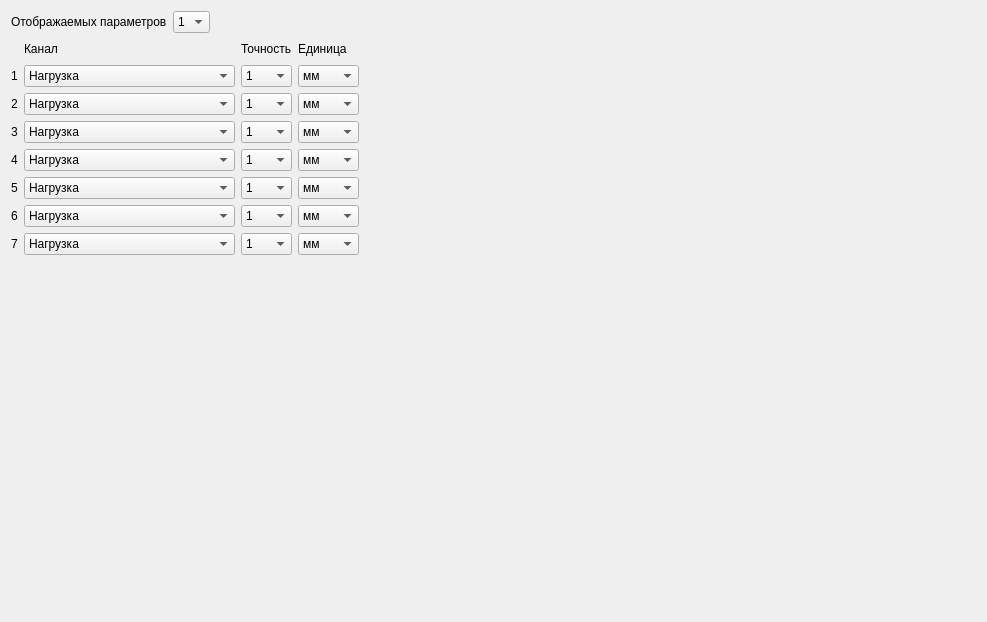
<?xml version="1.0" encoding="UTF-8"?>
<ui version="4.0">
 <class>PlanDisplayForm</class>
 <widget class="QWidget" name="PlanDisplayForm">
  <property name="geometry">
   <rect>
    <x>0</x>
    <y>0</y>
    <width>987</width>
    <height>622</height>
   </rect>
  </property>
  <property name="windowTitle">
   <string>Form</string>
  </property>
  <layout class="QVBoxLayout" name="verticalLayout">
   <item>
    <layout class="QGridLayout" name="gridLayout">
     <item row="0" column="1">
      <widget class="QComboBox" name="comboBox">
       <item>
        <property name="text">
         <string>1</string>
        </property>
       </item>
       <item>
        <property name="text">
         <string>2</string>
        </property>
       </item>
       <item>
        <property name="text">
         <string>3</string>
        </property>
       </item>
       <item>
        <property name="text">
         <string>4</string>
        </property>
       </item>
       <item>
        <property name="text">
         <string>5</string>
        </property>
       </item>
       <item>
        <property name="text">
         <string>6</string>
        </property>
       </item>
       <item>
        <property name="text">
         <string>7</string>
        </property>
       </item>
      </widget>
     </item>
     <item row="0" column="0">
      <widget class="QLabel" name="label">
       <property name="text">
        <string>Отображаемых параметров</string>
       </property>
      </widget>
     </item>
     <item row="0" column="2">
      <spacer name="horizontalSpacer">
       <property name="orientation">
        <enum>Qt::Horizontal</enum>
       </property>
       <property name="sizeHint" stdset="0">
        <size>
         <width>40</width>
         <height>20</height>
        </size>
       </property>
      </spacer>
     </item>
    </layout>
   </item>
   <item>
    <layout class="QGridLayout" name="gridLayout_2">
     <item row="3" column="2">
      <widget class="QComboBox" name="comboBox_5">
       <item>
        <property name="text">
         <string>1</string>
        </property>
       </item>
       <item>
        <property name="text">
         <string>2</string>
        </property>
       </item>
       <item>
        <property name="text">
         <string>3</string>
        </property>
       </item>
       <item>
        <property name="text">
         <string>4</string>
        </property>
       </item>
       <item>
        <property name="text">
         <string>5</string>
        </property>
       </item>
       <item>
        <property name="text">
         <string>6</string>
        </property>
       </item>
       <item>
        <property name="text">
         <string>7</string>
        </property>
       </item>
      </widget>
     </item>
     <item row="5" column="1">
      <widget class="QComboBox" name="comboBox_13">
       <item>
        <property name="text">
         <string>Нагрузка</string>
        </property>
       </item>
       <item>
        <property name="text">
         <string>Деформация</string>
        </property>
       </item>
       <item>
        <property name="text">
         <string>Поперечная деформация</string>
        </property>
       </item>
       <item>
        <property name="text">
         <string>Смещение</string>
        </property>
       </item>
       <item>
        <property name="text">
         <string>Положение</string>
        </property>
       </item>
       <item>
        <property name="text">
         <string>Длинноходовой экстензометр 1</string>
        </property>
       </item>
       <item>
        <property name="text">
         <string>Длинноходовой экстензометр 2</string>
        </property>
       </item>
       <item>
        <property name="text">
         <string>Деформация 1</string>
        </property>
       </item>
       <item>
        <property name="text">
         <string>Деформация 2</string>
        </property>
       </item>
       <item>
        <property name="text">
         <string>Деформация 3</string>
        </property>
       </item>
       <item>
        <property name="text">
         <string>Деформация 4</string>
        </property>
       </item>
       <item>
        <property name="text">
         <string>Время испытания</string>
        </property>
       </item>
       <item>
        <property name="text">
         <string>Напряжение</string>
        </property>
       </item>
       <item>
        <property name="text">
         <string>Деформация</string>
        </property>
       </item>
       <item>
        <property name="text">
         <string>Поперечное напряжение</string>
        </property>
       </item>
       <item>
        <property name="text">
         <string>Пик нагрузки</string>
        </property>
       </item>
       <item>
        <property name="text">
         <string>Количество циклов</string>
        </property>
       </item>
       <item>
        <property name="text">
         <string>Время удержания</string>
        </property>
       </item>
       <item>
        <property name="text">
         <string>Время удержания (обратный)</string>
        </property>
       </item>
       <item>
        <property name="text">
         <string>Скорость нагружения</string>
        </property>
       </item>
       <item>
        <property name="text">
         <string>Скорость деформации</string>
        </property>
       </item>
       <item>
        <property name="text">
         <string>Скорость смещения</string>
        </property>
       </item>
       <item>
        <property name="text">
         <string>Скорость напряжения</string>
        </property>
       </item>
       <item>
        <property name="text">
         <string>Скорость деформации</string>
        </property>
       </item>
       <item>
        <property name="text">
         <string>Скорость смещения</string>
        </property>
       </item>
       <item>
        <property name="text">
         <string>Скорость напряжения</string>
        </property>
       </item>
       <item>
        <property name="text">
         <string>Скорость деформации</string>
        </property>
       </item>
       <item>
        <property name="text">
         <string>Деформация 5</string>
        </property>
       </item>
       <item>
        <property name="text">
         <string>Деформация 6</string>
        </property>
       </item>
       <item>
        <property name="text">
         <string>Деформация 7</string>
        </property>
       </item>
       <item>
        <property name="text">
         <string>Деформация 8</string>
        </property>
       </item>
       <item>
        <property name="text">
         <string>Осевая деформация</string>
        </property>
       </item>
       <item>
        <property name="text">
         <string>Пика напряжения</string>
        </property>
       </item>
      </widget>
     </item>
     <item row="2" column="3">
      <widget class="QComboBox" name="comboBox_17">
       <item>
        <property name="text">
         <string>мм</string>
        </property>
       </item>
       <item>
        <property name="text">
         <string>см</string>
        </property>
       </item>
       <item>
        <property name="text">
         <string>дм</string>
        </property>
       </item>
       <item>
        <property name="text">
         <string>м</string>
        </property>
       </item>
       <item>
        <property name="text">
         <string>дюйм</string>
        </property>
       </item>
       <item>
        <property name="text">
         <string>фут</string>
        </property>
       </item>
       <item>
        <property name="text">
         <string>мил</string>
        </property>
       </item>
      </widget>
     </item>
     <item row="4" column="1">
      <widget class="QComboBox" name="comboBox_12">
       <item>
        <property name="text">
         <string>Нагрузка</string>
        </property>
       </item>
       <item>
        <property name="text">
         <string>Деформация</string>
        </property>
       </item>
       <item>
        <property name="text">
         <string>Поперечная деформация</string>
        </property>
       </item>
       <item>
        <property name="text">
         <string>Смещение</string>
        </property>
       </item>
       <item>
        <property name="text">
         <string>Положение</string>
        </property>
       </item>
       <item>
        <property name="text">
         <string>Длинноходовой экстензометр 1</string>
        </property>
       </item>
       <item>
        <property name="text">
         <string>Длинноходовой экстензометр 2</string>
        </property>
       </item>
       <item>
        <property name="text">
         <string>Деформация 1</string>
        </property>
       </item>
       <item>
        <property name="text">
         <string>Деформация 2</string>
        </property>
       </item>
       <item>
        <property name="text">
         <string>Деформация 3</string>
        </property>
       </item>
       <item>
        <property name="text">
         <string>Деформация 4</string>
        </property>
       </item>
       <item>
        <property name="text">
         <string>Время испытания</string>
        </property>
       </item>
       <item>
        <property name="text">
         <string>Напряжение</string>
        </property>
       </item>
       <item>
        <property name="text">
         <string>Деформация</string>
        </property>
       </item>
       <item>
        <property name="text">
         <string>Поперечное напряжение</string>
        </property>
       </item>
       <item>
        <property name="text">
         <string>Пик нагрузки</string>
        </property>
       </item>
       <item>
        <property name="text">
         <string>Количество циклов</string>
        </property>
       </item>
       <item>
        <property name="text">
         <string>Время удержания</string>
        </property>
       </item>
       <item>
        <property name="text">
         <string>Время удержания (обратный)</string>
        </property>
       </item>
       <item>
        <property name="text">
         <string>Скорость нагружения</string>
        </property>
       </item>
       <item>
        <property name="text">
         <string>Скорость деформации</string>
        </property>
       </item>
       <item>
        <property name="text">
         <string>Скорость смещения</string>
        </property>
       </item>
       <item>
        <property name="text">
         <string>Скорость напряжения</string>
        </property>
       </item>
       <item>
        <property name="text">
         <string>Скорость деформации</string>
        </property>
       </item>
       <item>
        <property name="text">
         <string>Скорость смещения</string>
        </property>
       </item>
       <item>
        <property name="text">
         <string>Скорость напряжения</string>
        </property>
       </item>
       <item>
        <property name="text">
         <string>Скорость деформации</string>
        </property>
       </item>
       <item>
        <property name="text">
         <string>Деформация 5</string>
        </property>
       </item>
       <item>
        <property name="text">
         <string>Деформация 6</string>
        </property>
       </item>
       <item>
        <property name="text">
         <string>Деформация 7</string>
        </property>
       </item>
       <item>
        <property name="text">
         <string>Деформация 8</string>
        </property>
       </item>
       <item>
        <property name="text">
         <string>Осевая деформация</string>
        </property>
       </item>
       <item>
        <property name="text">
         <string>Пика напряжения</string>
        </property>
       </item>
      </widget>
     </item>
     <item row="2" column="1">
      <widget class="QComboBox" name="comboBox_10">
       <item>
        <property name="text">
         <string>Нагрузка</string>
        </property>
       </item>
       <item>
        <property name="text">
         <string>Деформация</string>
        </property>
       </item>
       <item>
        <property name="text">
         <string>Поперечная деформация</string>
        </property>
       </item>
       <item>
        <property name="text">
         <string>Смещение</string>
        </property>
       </item>
       <item>
        <property name="text">
         <string>Положение</string>
        </property>
       </item>
       <item>
        <property name="text">
         <string>Длинноходовой экстензометр 1</string>
        </property>
       </item>
       <item>
        <property name="text">
         <string>Длинноходовой экстензометр 2</string>
        </property>
       </item>
       <item>
        <property name="text">
         <string>Деформация 1</string>
        </property>
       </item>
       <item>
        <property name="text">
         <string>Деформация 2</string>
        </property>
       </item>
       <item>
        <property name="text">
         <string>Деформация 3</string>
        </property>
       </item>
       <item>
        <property name="text">
         <string>Деформация 4</string>
        </property>
       </item>
       <item>
        <property name="text">
         <string>Время испытания</string>
        </property>
       </item>
       <item>
        <property name="text">
         <string>Напряжение</string>
        </property>
       </item>
       <item>
        <property name="text">
         <string>Деформация</string>
        </property>
       </item>
       <item>
        <property name="text">
         <string>Поперечное напряжение</string>
        </property>
       </item>
       <item>
        <property name="text">
         <string>Пик нагрузки</string>
        </property>
       </item>
       <item>
        <property name="text">
         <string>Количество циклов</string>
        </property>
       </item>
       <item>
        <property name="text">
         <string>Время удержания</string>
        </property>
       </item>
       <item>
        <property name="text">
         <string>Время удержания (обратный)</string>
        </property>
       </item>
       <item>
        <property name="text">
         <string>Скорость нагружения</string>
        </property>
       </item>
       <item>
        <property name="text">
         <string>Скорость деформации</string>
        </property>
       </item>
       <item>
        <property name="text">
         <string>Скорость смещения</string>
        </property>
       </item>
       <item>
        <property name="text">
         <string>Скорость напряжения</string>
        </property>
       </item>
       <item>
        <property name="text">
         <string>Скорость деформации</string>
        </property>
       </item>
       <item>
        <property name="text">
         <string>Скорость смещения</string>
        </property>
       </item>
       <item>
        <property name="text">
         <string>Скорость напряжения</string>
        </property>
       </item>
       <item>
        <property name="text">
         <string>Скорость деформации</string>
        </property>
       </item>
       <item>
        <property name="text">
         <string>Деформация 5</string>
        </property>
       </item>
       <item>
        <property name="text">
         <string>Деформация 6</string>
        </property>
       </item>
       <item>
        <property name="text">
         <string>Деформация 7</string>
        </property>
       </item>
       <item>
        <property name="text">
         <string>Деформация 8</string>
        </property>
       </item>
       <item>
        <property name="text">
         <string>Осевая деформация</string>
        </property>
       </item>
       <item>
        <property name="text">
         <string>Пика напряжения</string>
        </property>
       </item>
      </widget>
     </item>
     <item row="5" column="2">
      <widget class="QComboBox" name="comboBox_7">
       <item>
        <property name="text">
         <string>1</string>
        </property>
       </item>
       <item>
        <property name="text">
         <string>2</string>
        </property>
       </item>
       <item>
        <property name="text">
         <string>3</string>
        </property>
       </item>
       <item>
        <property name="text">
         <string>4</string>
        </property>
       </item>
       <item>
        <property name="text">
         <string>5</string>
        </property>
       </item>
       <item>
        <property name="text">
         <string>6</string>
        </property>
       </item>
       <item>
        <property name="text">
         <string>7</string>
        </property>
       </item>
      </widget>
     </item>
     <item row="1" column="1">
      <widget class="QComboBox" name="comboBox_2">
       <item>
        <property name="text">
         <string>Нагрузка</string>
        </property>
       </item>
       <item>
        <property name="text">
         <string>Деформация</string>
        </property>
       </item>
       <item>
        <property name="text">
         <string>Поперечная деформация</string>
        </property>
       </item>
       <item>
        <property name="text">
         <string>Смещение</string>
        </property>
       </item>
       <item>
        <property name="text">
         <string>Положение</string>
        </property>
       </item>
       <item>
        <property name="text">
         <string>Длинноходовой экстензометр 1</string>
        </property>
       </item>
       <item>
        <property name="text">
         <string>Длинноходовой экстензометр 2</string>
        </property>
       </item>
       <item>
        <property name="text">
         <string>Деформация 1</string>
        </property>
       </item>
       <item>
        <property name="text">
         <string>Деформация 2</string>
        </property>
       </item>
       <item>
        <property name="text">
         <string>Деформация 3</string>
        </property>
       </item>
       <item>
        <property name="text">
         <string>Деформация 4</string>
        </property>
       </item>
       <item>
        <property name="text">
         <string>Время испытания</string>
        </property>
       </item>
       <item>
        <property name="text">
         <string>Напряжение</string>
        </property>
       </item>
       <item>
        <property name="text">
         <string>Деформация</string>
        </property>
       </item>
       <item>
        <property name="text">
         <string>Поперечное напряжение</string>
        </property>
       </item>
       <item>
        <property name="text">
         <string>Пик нагрузки</string>
        </property>
       </item>
       <item>
        <property name="text">
         <string>Количество циклов</string>
        </property>
       </item>
       <item>
        <property name="text">
         <string>Время удержания</string>
        </property>
       </item>
       <item>
        <property name="text">
         <string>Время удержания (обратный)</string>
        </property>
       </item>
       <item>
        <property name="text">
         <string>Скорость нагружения</string>
        </property>
       </item>
       <item>
        <property name="text">
         <string>Скорость деформации</string>
        </property>
       </item>
       <item>
        <property name="text">
         <string>Скорость смещения</string>
        </property>
       </item>
       <item>
        <property name="text">
         <string>Скорость напряжения</string>
        </property>
       </item>
       <item>
        <property name="text">
         <string>Скорость деформации</string>
        </property>
       </item>
       <item>
        <property name="text">
         <string>Скорость смещения</string>
        </property>
       </item>
       <item>
        <property name="text">
         <string>Скорость напряжения</string>
        </property>
       </item>
       <item>
        <property name="text">
         <string>Скорость деформации</string>
        </property>
       </item>
       <item>
        <property name="text">
         <string>Деформация 5</string>
        </property>
       </item>
       <item>
        <property name="text">
         <string>Деформация 6</string>
        </property>
       </item>
       <item>
        <property name="text">
         <string>Деформация 7</string>
        </property>
       </item>
       <item>
        <property name="text">
         <string>Деформация 8</string>
        </property>
       </item>
       <item>
        <property name="text">
         <string>Осевая деформация</string>
        </property>
       </item>
       <item>
        <property name="text">
         <string>Пика напряжения</string>
        </property>
       </item>
      </widget>
     </item>
     <item row="7" column="3">
      <widget class="QComboBox" name="comboBox_22">
       <item>
        <property name="text">
         <string>мм</string>
        </property>
       </item>
       <item>
        <property name="text">
         <string>см</string>
        </property>
       </item>
       <item>
        <property name="text">
         <string>дм</string>
        </property>
       </item>
       <item>
        <property name="text">
         <string>м</string>
        </property>
       </item>
       <item>
        <property name="text">
         <string>дюйм</string>
        </property>
       </item>
       <item>
        <property name="text">
         <string>фут</string>
        </property>
       </item>
       <item>
        <property name="text">
         <string>мил</string>
        </property>
       </item>
      </widget>
     </item>
     <item row="5" column="3">
      <widget class="QComboBox" name="comboBox_20">
       <item>
        <property name="text">
         <string>мм</string>
        </property>
       </item>
       <item>
        <property name="text">
         <string>см</string>
        </property>
       </item>
       <item>
        <property name="text">
         <string>дм</string>
        </property>
       </item>
       <item>
        <property name="text">
         <string>м</string>
        </property>
       </item>
       <item>
        <property name="text">
         <string>дюйм</string>
        </property>
       </item>
       <item>
        <property name="text">
         <string>фут</string>
        </property>
       </item>
       <item>
        <property name="text">
         <string>мил</string>
        </property>
       </item>
      </widget>
     </item>
     <item row="5" column="0">
      <widget class="QLabel" name="label_6">
       <property name="text">
        <string>5</string>
       </property>
      </widget>
     </item>
     <item row="4" column="2">
      <widget class="QComboBox" name="comboBox_6">
       <item>
        <property name="text">
         <string>1</string>
        </property>
       </item>
       <item>
        <property name="text">
         <string>2</string>
        </property>
       </item>
       <item>
        <property name="text">
         <string>3</string>
        </property>
       </item>
       <item>
        <property name="text">
         <string>4</string>
        </property>
       </item>
       <item>
        <property name="text">
         <string>5</string>
        </property>
       </item>
       <item>
        <property name="text">
         <string>6</string>
        </property>
       </item>
       <item>
        <property name="text">
         <string>7</string>
        </property>
       </item>
      </widget>
     </item>
     <item row="3" column="0">
      <widget class="QLabel" name="label_4">
       <property name="text">
        <string>3</string>
       </property>
      </widget>
     </item>
     <item row="7" column="2">
      <widget class="QComboBox" name="comboBox_9">
       <item>
        <property name="text">
         <string>1</string>
        </property>
       </item>
       <item>
        <property name="text">
         <string>2</string>
        </property>
       </item>
       <item>
        <property name="text">
         <string>3</string>
        </property>
       </item>
       <item>
        <property name="text">
         <string>4</string>
        </property>
       </item>
       <item>
        <property name="text">
         <string>5</string>
        </property>
       </item>
       <item>
        <property name="text">
         <string>6</string>
        </property>
       </item>
       <item>
        <property name="text">
         <string>7</string>
        </property>
       </item>
      </widget>
     </item>
     <item row="6" column="0">
      <widget class="QLabel" name="label_7">
       <property name="text">
        <string>6</string>
       </property>
      </widget>
     </item>
     <item row="1" column="0">
      <widget class="QLabel" name="label_2">
       <property name="text">
        <string>1</string>
       </property>
      </widget>
     </item>
     <item row="6" column="1">
      <widget class="QComboBox" name="comboBox_14">
       <item>
        <property name="text">
         <string>Нагрузка</string>
        </property>
       </item>
       <item>
        <property name="text">
         <string>Деформация</string>
        </property>
       </item>
       <item>
        <property name="text">
         <string>Поперечная деформация</string>
        </property>
       </item>
       <item>
        <property name="text">
         <string>Смещение</string>
        </property>
       </item>
       <item>
        <property name="text">
         <string>Положение</string>
        </property>
       </item>
       <item>
        <property name="text">
         <string>Длинноходовой экстензометр 1</string>
        </property>
       </item>
       <item>
        <property name="text">
         <string>Длинноходовой экстензометр 2</string>
        </property>
       </item>
       <item>
        <property name="text">
         <string>Деформация 1</string>
        </property>
       </item>
       <item>
        <property name="text">
         <string>Деформация 2</string>
        </property>
       </item>
       <item>
        <property name="text">
         <string>Деформация 3</string>
        </property>
       </item>
       <item>
        <property name="text">
         <string>Деформация 4</string>
        </property>
       </item>
       <item>
        <property name="text">
         <string>Время испытания</string>
        </property>
       </item>
       <item>
        <property name="text">
         <string>Напряжение</string>
        </property>
       </item>
       <item>
        <property name="text">
         <string>Деформация</string>
        </property>
       </item>
       <item>
        <property name="text">
         <string>Поперечное напряжение</string>
        </property>
       </item>
       <item>
        <property name="text">
         <string>Пик нагрузки</string>
        </property>
       </item>
       <item>
        <property name="text">
         <string>Количество циклов</string>
        </property>
       </item>
       <item>
        <property name="text">
         <string>Время удержания</string>
        </property>
       </item>
       <item>
        <property name="text">
         <string>Время удержания (обратный)</string>
        </property>
       </item>
       <item>
        <property name="text">
         <string>Скорость нагружения</string>
        </property>
       </item>
       <item>
        <property name="text">
         <string>Скорость деформации</string>
        </property>
       </item>
       <item>
        <property name="text">
         <string>Скорость смещения</string>
        </property>
       </item>
       <item>
        <property name="text">
         <string>Скорость напряжения</string>
        </property>
       </item>
       <item>
        <property name="text">
         <string>Скорость деформации</string>
        </property>
       </item>
       <item>
        <property name="text">
         <string>Скорость смещения</string>
        </property>
       </item>
       <item>
        <property name="text">
         <string>Скорость напряжения</string>
        </property>
       </item>
       <item>
        <property name="text">
         <string>Скорость деформации</string>
        </property>
       </item>
       <item>
        <property name="text">
         <string>Деформация 5</string>
        </property>
       </item>
       <item>
        <property name="text">
         <string>Деформация 6</string>
        </property>
       </item>
       <item>
        <property name="text">
         <string>Деформация 7</string>
        </property>
       </item>
       <item>
        <property name="text">
         <string>Деформация 8</string>
        </property>
       </item>
       <item>
        <property name="text">
         <string>Осевая деформация</string>
        </property>
       </item>
       <item>
        <property name="text">
         <string>Пика напряжения</string>
        </property>
       </item>
      </widget>
     </item>
     <item row="0" column="2">
      <widget class="QLabel" name="label_10">
       <property name="text">
        <string>Точность</string>
       </property>
      </widget>
     </item>
     <item row="0" column="3">
      <widget class="QLabel" name="label_11">
       <property name="text">
        <string>Единица</string>
       </property>
      </widget>
     </item>
     <item row="6" column="2">
      <widget class="QComboBox" name="comboBox_8">
       <item>
        <property name="text">
         <string>1</string>
        </property>
       </item>
       <item>
        <property name="text">
         <string>2</string>
        </property>
       </item>
       <item>
        <property name="text">
         <string>3</string>
        </property>
       </item>
       <item>
        <property name="text">
         <string>4</string>
        </property>
       </item>
       <item>
        <property name="text">
         <string>5</string>
        </property>
       </item>
       <item>
        <property name="text">
         <string>6</string>
        </property>
       </item>
       <item>
        <property name="text">
         <string>7</string>
        </property>
       </item>
      </widget>
     </item>
     <item row="1" column="3">
      <widget class="QComboBox" name="comboBox_16">
       <item>
        <property name="text">
         <string>мм</string>
        </property>
       </item>
       <item>
        <property name="text">
         <string>см</string>
        </property>
       </item>
       <item>
        <property name="text">
         <string>дм</string>
        </property>
       </item>
       <item>
        <property name="text">
         <string>м</string>
        </property>
       </item>
       <item>
        <property name="text">
         <string>дюйм</string>
        </property>
       </item>
       <item>
        <property name="text">
         <string>фут</string>
        </property>
       </item>
       <item>
        <property name="text">
         <string>мил</string>
        </property>
       </item>
      </widget>
     </item>
     <item row="3" column="3">
      <widget class="QComboBox" name="comboBox_18">
       <item>
        <property name="text">
         <string>мм</string>
        </property>
       </item>
       <item>
        <property name="text">
         <string>см</string>
        </property>
       </item>
       <item>
        <property name="text">
         <string>дм</string>
        </property>
       </item>
       <item>
        <property name="text">
         <string>м</string>
        </property>
       </item>
       <item>
        <property name="text">
         <string>дюйм</string>
        </property>
       </item>
       <item>
        <property name="text">
         <string>фут</string>
        </property>
       </item>
       <item>
        <property name="text">
         <string>мил</string>
        </property>
       </item>
      </widget>
     </item>
     <item row="2" column="0">
      <widget class="QLabel" name="label_3">
       <property name="text">
        <string>2</string>
       </property>
      </widget>
     </item>
     <item row="2" column="2">
      <widget class="QComboBox" name="comboBox_4">
       <item>
        <property name="text">
         <string>1</string>
        </property>
       </item>
       <item>
        <property name="text">
         <string>2</string>
        </property>
       </item>
       <item>
        <property name="text">
         <string>3</string>
        </property>
       </item>
       <item>
        <property name="text">
         <string>4</string>
        </property>
       </item>
       <item>
        <property name="text">
         <string>5</string>
        </property>
       </item>
       <item>
        <property name="text">
         <string>6</string>
        </property>
       </item>
       <item>
        <property name="text">
         <string>7</string>
        </property>
       </item>
      </widget>
     </item>
     <item row="4" column="3">
      <widget class="QComboBox" name="comboBox_19">
       <item>
        <property name="text">
         <string>мм</string>
        </property>
       </item>
       <item>
        <property name="text">
         <string>см</string>
        </property>
       </item>
       <item>
        <property name="text">
         <string>дм</string>
        </property>
       </item>
       <item>
        <property name="text">
         <string>м</string>
        </property>
       </item>
       <item>
        <property name="text">
         <string>дюйм</string>
        </property>
       </item>
       <item>
        <property name="text">
         <string>фут</string>
        </property>
       </item>
       <item>
        <property name="text">
         <string>мил</string>
        </property>
       </item>
      </widget>
     </item>
     <item row="4" column="0">
      <widget class="QLabel" name="label_5">
       <property name="text">
        <string>4</string>
       </property>
      </widget>
     </item>
     <item row="7" column="0">
      <widget class="QLabel" name="label_8">
       <property name="text">
        <string>7</string>
       </property>
      </widget>
     </item>
     <item row="3" column="1">
      <widget class="QComboBox" name="comboBox_11">
       <item>
        <property name="text">
         <string>Нагрузка</string>
        </property>
       </item>
       <item>
        <property name="text">
         <string>Деформация</string>
        </property>
       </item>
       <item>
        <property name="text">
         <string>Поперечная деформация</string>
        </property>
       </item>
       <item>
        <property name="text">
         <string>Смещение</string>
        </property>
       </item>
       <item>
        <property name="text">
         <string>Положение</string>
        </property>
       </item>
       <item>
        <property name="text">
         <string>Длинноходовой экстензометр 1</string>
        </property>
       </item>
       <item>
        <property name="text">
         <string>Длинноходовой экстензометр 2</string>
        </property>
       </item>
       <item>
        <property name="text">
         <string>Деформация 1</string>
        </property>
       </item>
       <item>
        <property name="text">
         <string>Деформация 2</string>
        </property>
       </item>
       <item>
        <property name="text">
         <string>Деформация 3</string>
        </property>
       </item>
       <item>
        <property name="text">
         <string>Деформация 4</string>
        </property>
       </item>
       <item>
        <property name="text">
         <string>Время испытания</string>
        </property>
       </item>
       <item>
        <property name="text">
         <string>Напряжение</string>
        </property>
       </item>
       <item>
        <property name="text">
         <string>Деформация</string>
        </property>
       </item>
       <item>
        <property name="text">
         <string>Поперечное напряжение</string>
        </property>
       </item>
       <item>
        <property name="text">
         <string>Пик нагрузки</string>
        </property>
       </item>
       <item>
        <property name="text">
         <string>Количество циклов</string>
        </property>
       </item>
       <item>
        <property name="text">
         <string>Время удержания</string>
        </property>
       </item>
       <item>
        <property name="text">
         <string>Время удержания (обратный)</string>
        </property>
       </item>
       <item>
        <property name="text">
         <string>Скорость нагружения</string>
        </property>
       </item>
       <item>
        <property name="text">
         <string>Скорость деформации</string>
        </property>
       </item>
       <item>
        <property name="text">
         <string>Скорость смещения</string>
        </property>
       </item>
       <item>
        <property name="text">
         <string>Скорость напряжения</string>
        </property>
       </item>
       <item>
        <property name="text">
         <string>Скорость деформации</string>
        </property>
       </item>
       <item>
        <property name="text">
         <string>Скорость смещения</string>
        </property>
       </item>
       <item>
        <property name="text">
         <string>Скорость напряжения</string>
        </property>
       </item>
       <item>
        <property name="text">
         <string>Скорость деформации</string>
        </property>
       </item>
       <item>
        <property name="text">
         <string>Деформация 5</string>
        </property>
       </item>
       <item>
        <property name="text">
         <string>Деформация 6</string>
        </property>
       </item>
       <item>
        <property name="text">
         <string>Деформация 7</string>
        </property>
       </item>
       <item>
        <property name="text">
         <string>Деформация 8</string>
        </property>
       </item>
       <item>
        <property name="text">
         <string>Осевая деформация</string>
        </property>
       </item>
       <item>
        <property name="text">
         <string>Пика напряжения</string>
        </property>
       </item>
      </widget>
     </item>
     <item row="1" column="2">
      <widget class="QComboBox" name="comboBox_3">
       <item>
        <property name="text">
         <string>1</string>
        </property>
       </item>
       <item>
        <property name="text">
         <string>2</string>
        </property>
       </item>
       <item>
        <property name="text">
         <string>3</string>
        </property>
       </item>
       <item>
        <property name="text">
         <string>4</string>
        </property>
       </item>
       <item>
        <property name="text">
         <string>5</string>
        </property>
       </item>
       <item>
        <property name="text">
         <string>6</string>
        </property>
       </item>
       <item>
        <property name="text">
         <string>7</string>
        </property>
       </item>
      </widget>
     </item>
     <item row="7" column="1">
      <widget class="QComboBox" name="comboBox_15">
       <item>
        <property name="text">
         <string>Нагрузка</string>
        </property>
       </item>
       <item>
        <property name="text">
         <string>Деформация</string>
        </property>
       </item>
       <item>
        <property name="text">
         <string>Поперечная деформация</string>
        </property>
       </item>
       <item>
        <property name="text">
         <string>Смещение</string>
        </property>
       </item>
       <item>
        <property name="text">
         <string>Положение</string>
        </property>
       </item>
       <item>
        <property name="text">
         <string>Длинноходовой экстензометр 1</string>
        </property>
       </item>
       <item>
        <property name="text">
         <string>Длинноходовой экстензометр 2</string>
        </property>
       </item>
       <item>
        <property name="text">
         <string>Деформация 1</string>
        </property>
       </item>
       <item>
        <property name="text">
         <string>Деформация 2</string>
        </property>
       </item>
       <item>
        <property name="text">
         <string>Деформация 3</string>
        </property>
       </item>
       <item>
        <property name="text">
         <string>Деформация 4</string>
        </property>
       </item>
       <item>
        <property name="text">
         <string>Время испытания</string>
        </property>
       </item>
       <item>
        <property name="text">
         <string>Напряжение</string>
        </property>
       </item>
       <item>
        <property name="text">
         <string>Деформация</string>
        </property>
       </item>
       <item>
        <property name="text">
         <string>Поперечное напряжение</string>
        </property>
       </item>
       <item>
        <property name="text">
         <string>Пик нагрузки</string>
        </property>
       </item>
       <item>
        <property name="text">
         <string>Количество циклов</string>
        </property>
       </item>
       <item>
        <property name="text">
         <string>Время удержания</string>
        </property>
       </item>
       <item>
        <property name="text">
         <string>Время удержания (обратный)</string>
        </property>
       </item>
       <item>
        <property name="text">
         <string>Скорость нагружения</string>
        </property>
       </item>
       <item>
        <property name="text">
         <string>Скорость деформации</string>
        </property>
       </item>
       <item>
        <property name="text">
         <string>Скорость смещения</string>
        </property>
       </item>
       <item>
        <property name="text">
         <string>Скорость напряжения</string>
        </property>
       </item>
       <item>
        <property name="text">
         <string>Скорость деформации</string>
        </property>
       </item>
       <item>
        <property name="text">
         <string>Скорость смещения</string>
        </property>
       </item>
       <item>
        <property name="text">
         <string>Скорость напряжения</string>
        </property>
       </item>
       <item>
        <property name="text">
         <string>Скорость деформации</string>
        </property>
       </item>
       <item>
        <property name="text">
         <string>Деформация 5</string>
        </property>
       </item>
       <item>
        <property name="text">
         <string>Деформация 6</string>
        </property>
       </item>
       <item>
        <property name="text">
         <string>Деформация 7</string>
        </property>
       </item>
       <item>
        <property name="text">
         <string>Деформация 8</string>
        </property>
       </item>
       <item>
        <property name="text">
         <string>Осевая деформация</string>
        </property>
       </item>
       <item>
        <property name="text">
         <string>Пика напряжения</string>
        </property>
       </item>
      </widget>
     </item>
     <item row="6" column="3">
      <widget class="QComboBox" name="comboBox_21">
       <item>
        <property name="text">
         <string>мм</string>
        </property>
       </item>
       <item>
        <property name="text">
         <string>см</string>
        </property>
       </item>
       <item>
        <property name="text">
         <string>дм</string>
        </property>
       </item>
       <item>
        <property name="text">
         <string>м</string>
        </property>
       </item>
       <item>
        <property name="text">
         <string>дюйм</string>
        </property>
       </item>
       <item>
        <property name="text">
         <string>фут</string>
        </property>
       </item>
       <item>
        <property name="text">
         <string>мил</string>
        </property>
       </item>
      </widget>
     </item>
     <item row="0" column="1">
      <widget class="QLabel" name="label_9">
       <property name="text">
        <string>Канал</string>
       </property>
      </widget>
     </item>
     <item row="0" column="4">
      <spacer name="horizontalSpacer_2">
       <property name="orientation">
        <enum>Qt::Horizontal</enum>
       </property>
       <property name="sizeHint" stdset="0">
        <size>
         <width>40</width>
         <height>20</height>
        </size>
       </property>
      </spacer>
     </item>
    </layout>
   </item>
   <item>
    <spacer name="verticalSpacer">
     <property name="orientation">
      <enum>Qt::Vertical</enum>
     </property>
     <property name="sizeHint" stdset="0">
      <size>
       <width>20</width>
       <height>40</height>
      </size>
     </property>
    </spacer>
   </item>
  </layout>
 </widget>
 <resources/>
 <connections/>
</ui>
